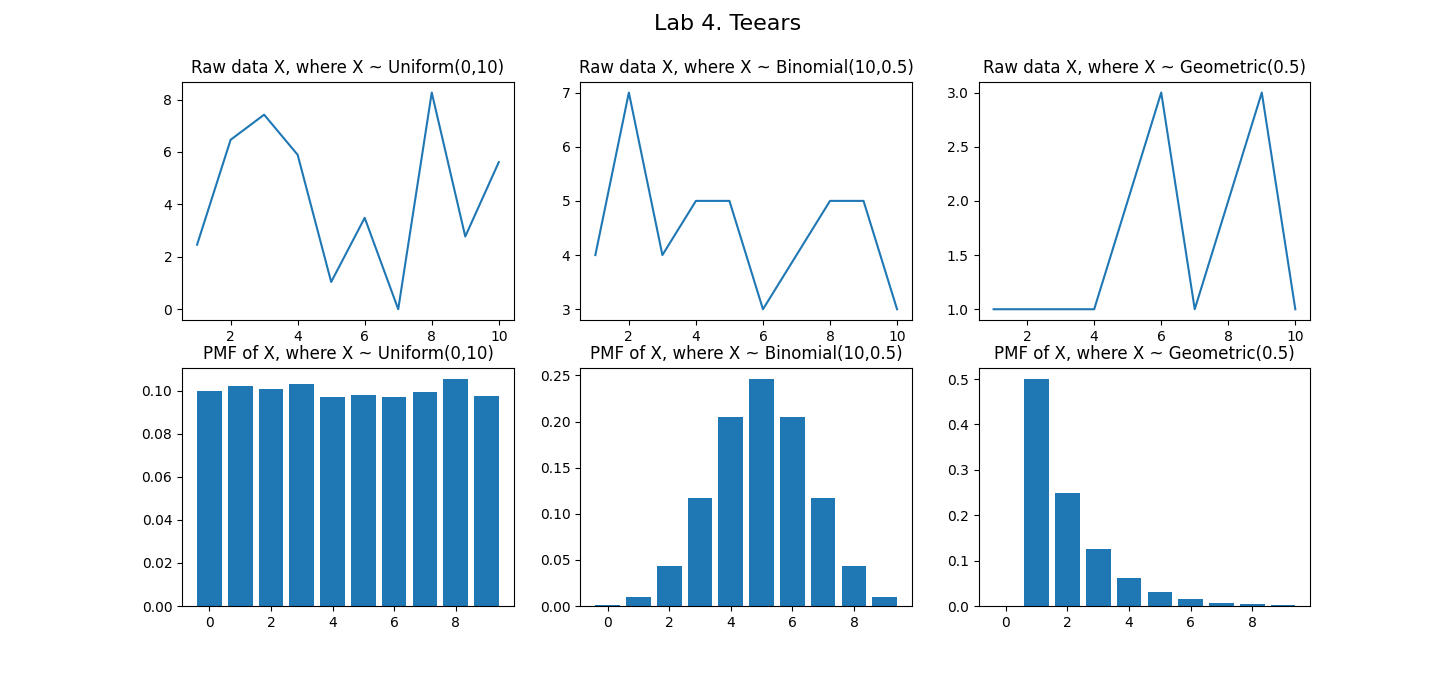

Python code for this plot:
# Lab4
# Matthew Teears

# imports
import matplotlib.pyplot as plt
import numpy as np
from scipy import special
from scipy import stats


def countx(lst, x):
    count = 0
    for ele in lst:
        if ele == x:
            count = count + 1
    return count


# definitions
Count = []
X_Uniform = []
X_Binomial = []
X_Geometric = []
PMF_X_Uniform = []
PMF_X_Binomial = []
PMF_X_Geometric = []
Uniform_Count = []
Binomial_Count = []
Geometric_Count = []

print("Name: Matthew Teears")
print("Course: EENG388")
print("Lab #03: Binomial Probability Distribution")


for i in range(0,10):
    Count.append(i+1)

X1 = stats.uniform(0,10)
X2 = stats.binom(10, 0.5)
X3 = stats.geom(0.5)

for i in range(0,10):
    X_Uniform.append(X1.rvs())
    X_Binomial.append(X2.rvs())
    X_Geometric.append(X3.rvs())

for i in range(0,10000):
    PMF_X_Uniform.append(np.math.floor(X1.rvs()))
PMF_X_Uniform.sort()
for i in range(0,10):
    Uniform_Count.append(countx(PMF_X_Uniform,i)/10000)

# for i in range(0,10000):
#    PMF_X_Binomial.append(np.math.floor(X2.rvs()))
# PMF_X_Binomial.sort()
for i in range(0,10):
    Binomial_Count.append(X2.pmf(i))

# for i in range(0,10000):
#    PMF_X_Geometric.append(np.math.floor(X3.rvs()))
# PMF_X_Geometric.sort()
for i in range(0,10):
    Geometric_Count.append(X3.pmf(i))

print(Geometric_Count)
y_pos = np.arange(len(Count))
fig, axs = plt.subplots(2, 3, figsize=(15, 15))

fig.suptitle('Lab 4. Teears', fontsize=16)

axs[0, 0].plot(Count,X_Uniform)
axs[0, 1].plot(Count,X_Binomial)
axs[0, 2].plot(Count,X_Geometric)
axs[1, 0].bar(y_pos,Uniform_Count)
axs[1, 1].bar(y_pos,Binomial_Count)
axs[1, 2].bar(y_pos,Geometric_Count)

axs[0 ,0].set_title('Raw data X, where X ~ Uniform(0,10)')
axs[0, 1].set_title('Raw data X, where X ~ Binomial(10,0.5)')
axs[0, 2].set_title('Raw data X, where X ~ Geometric(0.5)')
axs[1, 0].set_title('PMF of X, where X ~ Uniform(0,10)')
axs[1, 1].set_title('PMF of X, where X ~ Binomial(10,0.5)')
axs[1, 2].set_title('PMF of X, where X ~ Geometric(0.5)')
#
#
plt.show()
